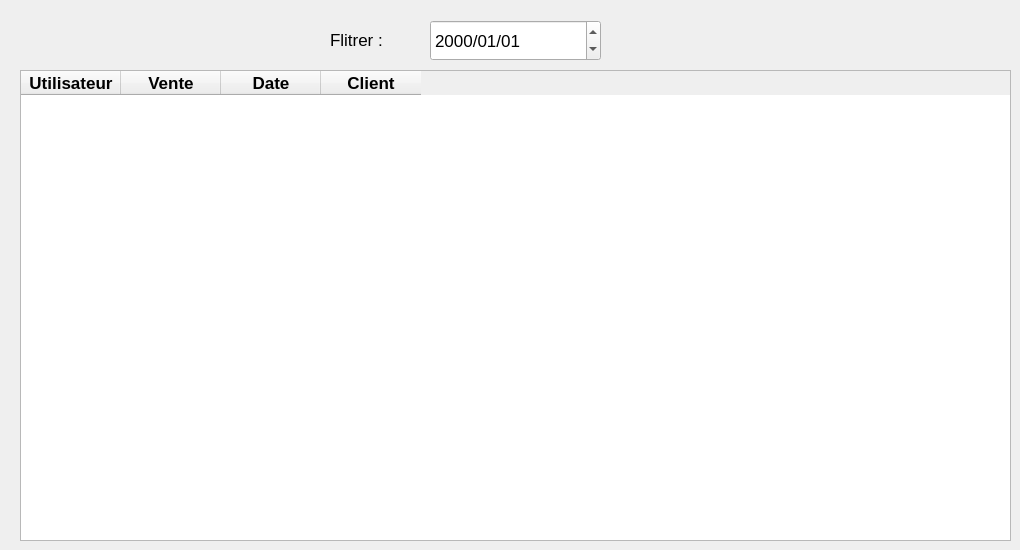
      <widget class="QWidget" name="tab_20">
       <attribute name="title">
        <string>Tous Les vente</string>
       </attribute>
       <widget class="QTableWidget" name="tableWidget_8">
        <property name="geometry">
         <rect>
          <x>20</x>
          <y>70</y>
          <width>991</width>
          <height>471</height>
         </rect>
        </property>
        <property name="font">
         <font>
          <pointsize>13</pointsize>
         </font>
        </property>
        <column>
         <property name="text">
          <string>Utilisateur</string>
         </property>
         <property name="font">
          <font>
           <pointsize>13</pointsize>
           <weight>75</weight>
           <bold>true</bold>
          </font>
         </property>
        </column>
        <column>
         <property name="text">
          <string>Vente</string>
         </property>
         <property name="font">
          <font>
           <pointsize>13</pointsize>
           <weight>75</weight>
           <bold>true</bold>
          </font>
         </property>
        </column>
        <column>
         <property name="text">
          <string>Date</string>
         </property>
         <property name="font">
          <font>
           <pointsize>13</pointsize>
           <weight>75</weight>
           <bold>true</bold>
          </font>
         </property>
        </column>
        <column>
         <property name="text">
          <string>Client</string>
         </property>
         <property name="font">
          <font>
           <pointsize>13</pointsize>
           <weight>75</weight>
           <bold>true</bold>
          </font>
         </property>
        </column>
       </widget>
       <widget class="QLabel" name="label_28">
        <property name="geometry">
         <rect>
          <x>330</x>
          <y>19</y>
          <width>81</width>
          <height>41</height>
         </rect>
        </property>
        <property name="font">
         <font>
          <pointsize>13</pointsize>
         </font>
        </property>
        <property name="text">
         <string>Flitrer :</string>
        </property>
       </widget>
       <widget class="QDateEdit" name="dateEdit_2">
        <property name="geometry">
         <rect>
          <x>430</x>
          <y>20</y>
          <width>171</width>
          <height>41</height>
         </rect>
        </property>
        <property name="font">
         <font>
          <pointsize>13</pointsize>
         </font>
        </property>
        <property name="displayFormat">
         <string>yyyy/MM/dd</string>
        </property>
       </widget>
      </widget>
